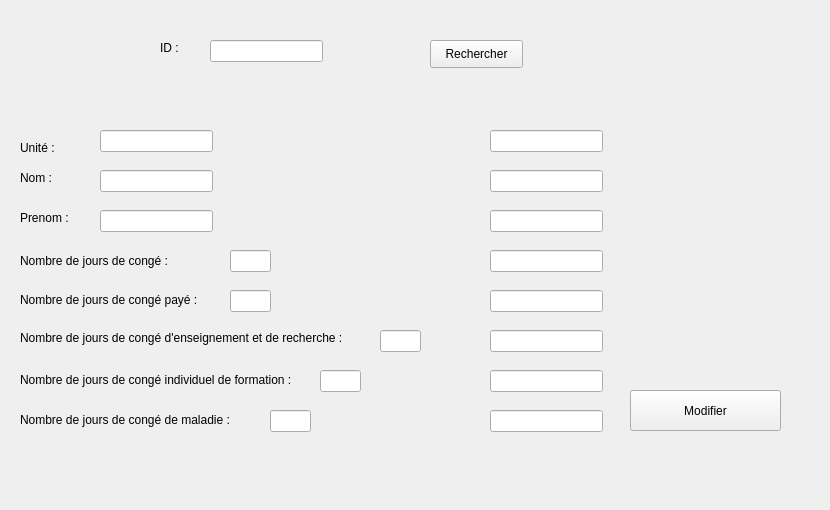
          <widget class="QWidget" name="tab_17">
           <attribute name="icon">
            <iconset>
             <normaloff>edit.jpg</normaloff>edit.jpg</iconset>
           </attribute>
           <attribute name="title">
            <string>Modifier</string>
           </attribute>
           <widget class="QLabel" name="label_50">
            <property name="geometry">
             <rect>
              <x>160</x>
              <y>40</y>
              <width>56</width>
              <height>16</height>
             </rect>
            </property>
            <property name="text">
             <string>ID :</string>
            </property>
           </widget>
           <widget class="QLabel" name="label_51">
            <property name="geometry">
             <rect>
              <x>20</x>
              <y>140</y>
              <width>56</width>
              <height>16</height>
             </rect>
            </property>
            <property name="text">
             <string>Unité :</string>
            </property>
           </widget>
           <widget class="QLineEdit" name="lineEdit_46">
            <property name="geometry">
             <rect>
              <x>210</x>
              <y>40</y>
              <width>113</width>
              <height>22</height>
             </rect>
            </property>
           </widget>
           <widget class="QLineEdit" name="lineEdit_47">
            <property name="geometry">
             <rect>
              <x>100</x>
              <y>130</y>
              <width>113</width>
              <height>22</height>
             </rect>
            </property>
           </widget>
           <widget class="QLabel" name="label_52">
            <property name="geometry">
             <rect>
              <x>20</x>
              <y>250</y>
              <width>191</width>
              <height>21</height>
             </rect>
            </property>
            <property name="text">
             <string>Nombre de jours de congé :</string>
            </property>
           </widget>
           <widget class="QLineEdit" name="lineEdit_48">
            <property name="geometry">
             <rect>
              <x>230</x>
              <y>250</y>
              <width>41</width>
              <height>22</height>
             </rect>
            </property>
           </widget>
           <widget class="QLabel" name="label_75">
            <property name="geometry">
             <rect>
              <x>20</x>
              <y>290</y>
              <width>201</width>
              <height>20</height>
             </rect>
            </property>
            <property name="text">
             <string>Nombre de jours de congé payé :</string>
            </property>
           </widget>
           <widget class="QLineEdit" name="lineEdit_49">
            <property name="geometry">
             <rect>
              <x>230</x>
              <y>290</y>
              <width>41</width>
              <height>22</height>
             </rect>
            </property>
           </widget>
           <widget class="QLabel" name="label_76">
            <property name="geometry">
             <rect>
              <x>20</x>
              <y>330</y>
              <width>361</width>
              <height>16</height>
             </rect>
            </property>
            <property name="text">
             <string>Nombre de jours de congé d'enseignement et de recherche :</string>
            </property>
           </widget>
           <widget class="QLineEdit" name="lineEdit_50">
            <property name="geometry">
             <rect>
              <x>380</x>
              <y>330</y>
              <width>41</width>
              <height>22</height>
             </rect>
            </property>
           </widget>
           <widget class="QLabel" name="label_77">
            <property name="geometry">
             <rect>
              <x>20</x>
              <y>370</y>
              <width>301</width>
              <height>20</height>
             </rect>
            </property>
            <property name="text">
             <string>Nombre de jours de congé individuel de formation :</string>
            </property>
           </widget>
           <widget class="QLineEdit" name="lineEdit_51">
            <property name="geometry">
             <rect>
              <x>320</x>
              <y>370</y>
              <width>41</width>
              <height>22</height>
             </rect>
            </property>
           </widget>
           <widget class="QLabel" name="label_78">
            <property name="geometry">
             <rect>
              <x>20</x>
              <y>410</y>
              <width>231</width>
              <height>20</height>
             </rect>
            </property>
            <property name="text">
             <string>Nombre de jours de congé de maladie :</string>
            </property>
           </widget>
           <widget class="QLineEdit" name="lineEdit_52">
            <property name="geometry">
             <rect>
              <x>270</x>
              <y>410</y>
              <width>41</width>
              <height>22</height>
             </rect>
            </property>
           </widget>
           <widget class="QPushButton" name="pushButton_24">
            <property name="geometry">
             <rect>
              <x>630</x>
              <y>390</y>
              <width>151</width>
              <height>41</height>
             </rect>
            </property>
            <property name="text">
             <string>Modifier</string>
            </property>
            <property name="icon">
             <iconset>
              <normaloff>edit.jpg</normaloff>edit.jpg</iconset>
            </property>
           </widget>
           <widget class="QLabel" name="label_79">
            <property name="geometry">
             <rect>
              <x>-5</x>
              <y>-15</y>
              <width>821</width>
              <height>501</height>
             </rect>
            </property>
            <property name="text">
             <string/>
            </property>
            <property name="pixmap">
             <pixmap>../fond-texture-grunge-abstrait-bleu-marine_145345-4.jpg</pixmap>
            </property>
            <property name="scaledContents">
             <bool>true</bool>
            </property>
           </widget>
           <widget class="QLabel" name="label_29">
            <property name="geometry">
             <rect>
              <x>20</x>
              <y>210</y>
              <width>56</width>
              <height>16</height>
             </rect>
            </property>
            <property name="text">
             <string>Prenom :</string>
            </property>
           </widget>
           <widget class="QLabel" name="label_30">
            <property name="geometry">
             <rect>
              <x>20</x>
              <y>170</y>
              <width>56</width>
              <height>16</height>
             </rect>
            </property>
            <property name="text">
             <string>Nom :</string>
            </property>
           </widget>
           <widget class="QLineEdit" name="lineEdit_53">
            <property name="geometry">
             <rect>
              <x>100</x>
              <y>170</y>
              <width>113</width>
              <height>22</height>
             </rect>
            </property>
           </widget>
           <widget class="QLineEdit" name="lineEdit_54">
            <property name="geometry">
             <rect>
              <x>100</x>
              <y>210</y>
              <width>113</width>
              <height>22</height>
             </rect>
            </property>
           </widget>
           <widget class="QLineEdit" name="lineEdit_55">
            <property name="geometry">
             <rect>
              <x>490</x>
              <y>130</y>
              <width>113</width>
              <height>22</height>
             </rect>
            </property>
           </widget>
           <widget class="QLineEdit" name="lineEdit_56">
            <property name="geometry">
             <rect>
              <x>490</x>
              <y>170</y>
              <width>113</width>
              <height>22</height>
             </rect>
            </property>
           </widget>
           <widget class="QLineEdit" name="lineEdit_57">
            <property name="geometry">
             <rect>
              <x>490</x>
              <y>210</y>
              <width>113</width>
              <height>22</height>
             </rect>
            </property>
           </widget>
           <widget class="QLineEdit" name="lineEdit_58">
            <property name="geometry">
             <rect>
              <x>490</x>
              <y>250</y>
              <width>113</width>
              <height>22</height>
             </rect>
            </property>
           </widget>
           <widget class="QLineEdit" name="lineEdit_59">
            <property name="geometry">
             <rect>
              <x>490</x>
              <y>290</y>
              <width>113</width>
              <height>22</height>
             </rect>
            </property>
           </widget>
           <widget class="QLineEdit" name="lineEdit_60">
            <property name="geometry">
             <rect>
              <x>490</x>
              <y>330</y>
              <width>113</width>
              <height>22</height>
             </rect>
            </property>
           </widget>
           <widget class="QLineEdit" name="lineEdit_61">
            <property name="geometry">
             <rect>
              <x>490</x>
              <y>370</y>
              <width>113</width>
              <height>22</height>
             </rect>
            </property>
           </widget>
           <widget class="QLineEdit" name="lineEdit_62">
            <property name="geometry">
             <rect>
              <x>490</x>
              <y>410</y>
              <width>113</width>
              <height>22</height>
             </rect>
            </property>
           </widget>
           <widget class="QPushButton" name="pushButton_25">
            <property name="geometry">
             <rect>
              <x>430</x>
              <y>40</y>
              <width>93</width>
              <height>28</height>
             </rect>
            </property>
            <property name="text">
             <string>Rechercher</string>
            </property>
           </widget>
          </widget>
